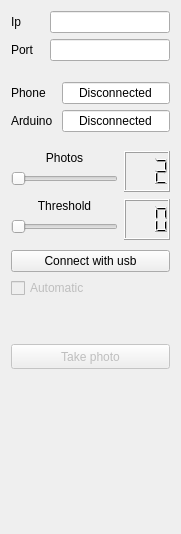
<?xml version="1.0" encoding="UTF-8"?>
<ui version="4.0">
 <class>ControlPanel</class>
 <widget class="QWidget" name="ControlPanel">
  <property name="geometry">
   <rect>
    <x>0</x>
    <y>0</y>
    <width>181</width>
    <height>534</height>
   </rect>
  </property>
  <property name="maximumSize">
   <size>
    <width>181</width>
    <height>16777215</height>
   </size>
  </property>
  <property name="windowTitle">
   <string>Form</string>
  </property>
  <layout class="QGridLayout" name="gridLayout">
   <item row="5" column="0">
    <spacer name="verticalSpacer_3">
     <property name="orientation">
      <enum>Qt::Vertical</enum>
     </property>
     <property name="sizeType">
      <enum>QSizePolicy::Preferred</enum>
     </property>
     <property name="sizeHint" stdset="0">
      <size>
       <width>20</width>
       <height>1</height>
      </size>
     </property>
    </spacer>
   </item>
   <item row="2" column="0">
    <layout class="QGridLayout" name="connectionsStatus">
     <item row="1" column="0">
      <widget class="QLabel" name="usbStatusLabel">
       <property name="text">
        <string>Arduino</string>
       </property>
      </widget>
     </item>
     <item row="1" column="1">
      <widget class="QLineEdit" name="arduinoStatusLabel">
       <property name="sizePolicy">
        <sizepolicy hsizetype="Preferred" vsizetype="Fixed">
         <horstretch>0</horstretch>
         <verstretch>0</verstretch>
        </sizepolicy>
       </property>
       <property name="text">
        <string>Disconnected</string>
       </property>
       <property name="alignment">
        <set>Qt::AlignCenter</set>
       </property>
       <property name="readOnly">
        <bool>true</bool>
       </property>
      </widget>
     </item>
     <item row="0" column="1">
      <widget class="QLineEdit" name="phoneStatusLabel">
       <property name="sizePolicy">
        <sizepolicy hsizetype="Preferred" vsizetype="Fixed">
         <horstretch>0</horstretch>
         <verstretch>0</verstretch>
        </sizepolicy>
       </property>
       <property name="minimumSize">
        <size>
         <width>100</width>
         <height>0</height>
        </size>
       </property>
       <property name="inputMask">
        <string/>
       </property>
       <property name="text">
        <string>Disconnected</string>
       </property>
       <property name="alignment">
        <set>Qt::AlignCenter</set>
       </property>
       <property name="readOnly">
        <bool>true</bool>
       </property>
      </widget>
     </item>
     <item row="0" column="0">
      <widget class="QLabel" name="wifiStatusLabel">
       <property name="text">
        <string>Phone</string>
       </property>
      </widget>
     </item>
    </layout>
   </item>
   <item row="9" column="0">
    <spacer name="verticalSpacer_5">
     <property name="orientation">
      <enum>Qt::Vertical</enum>
     </property>
     <property name="sizeType">
      <enum>QSizePolicy::Preferred</enum>
     </property>
     <property name="sizeHint" stdset="0">
      <size>
       <width>20</width>
       <height>40</height>
      </size>
     </property>
    </spacer>
   </item>
   <item row="10" column="0">
    <layout class="QGridLayout" name="startAndStop">
     <item row="0" column="0">
      <widget class="QPushButton" name="start_stop">
       <property name="enabled">
        <bool>false</bool>
       </property>
       <property name="sizePolicy">
        <sizepolicy hsizetype="Preferred" vsizetype="Fixed">
         <horstretch>0</horstretch>
         <verstretch>0</verstretch>
        </sizepolicy>
       </property>
       <property name="minimumSize">
        <size>
         <width>125</width>
         <height>25</height>
        </size>
       </property>
       <property name="maximumSize">
        <size>
         <width>161</width>
         <height>25</height>
        </size>
       </property>
       <property name="text">
        <string>Take photo</string>
       </property>
      </widget>
     </item>
    </layout>
   </item>
   <item row="1" column="0">
    <spacer name="verticalSpacer">
     <property name="orientation">
      <enum>Qt::Vertical</enum>
     </property>
     <property name="sizeType">
      <enum>QSizePolicy::Preferred</enum>
     </property>
     <property name="sizeHint" stdset="0">
      <size>
       <width>20</width>
       <height>15</height>
      </size>
     </property>
    </spacer>
   </item>
   <item row="6" column="0">
    <layout class="QGridLayout" name="thresholdLayout">
     <item row="0" column="0">
      <widget class="QLabel" name="thresholdLabel">
       <property name="sizePolicy">
        <sizepolicy hsizetype="Preferred" vsizetype="Fixed">
         <horstretch>0</horstretch>
         <verstretch>0</verstretch>
        </sizepolicy>
       </property>
       <property name="text">
        <string>Threshold</string>
       </property>
       <property name="alignment">
        <set>Qt::AlignCenter</set>
       </property>
      </widget>
     </item>
     <item row="0" column="2" rowspan="3">
      <widget class="QLCDNumber" name="thresholdLCD">
       <property name="sizePolicy">
        <sizepolicy hsizetype="Fixed" vsizetype="Preferred">
         <horstretch>0</horstretch>
         <verstretch>0</verstretch>
        </sizepolicy>
       </property>
       <property name="digitCount">
        <number>3</number>
       </property>
      </widget>
     </item>
     <item row="1" column="0">
      <widget class="QSlider" name="thresholdSlider">
       <property name="enabled">
        <bool>false</bool>
       </property>
       <property name="sizePolicy">
        <sizepolicy hsizetype="Preferred" vsizetype="Fixed">
         <horstretch>0</horstretch>
         <verstretch>0</verstretch>
        </sizepolicy>
       </property>
       <property name="maximum">
        <number>255</number>
       </property>
       <property name="orientation">
        <enum>Qt::Horizontal</enum>
       </property>
      </widget>
     </item>
    </layout>
   </item>
   <item row="7" column="0">
    <spacer name="verticalSpacer_4">
     <property name="orientation">
      <enum>Qt::Vertical</enum>
     </property>
     <property name="sizeType">
      <enum>QSizePolicy::Preferred</enum>
     </property>
     <property name="sizeHint" stdset="0">
      <size>
       <width>20</width>
       <height>4</height>
      </size>
     </property>
    </spacer>
   </item>
   <item row="8" column="0">
    <layout class="QGridLayout" name="other">
     <item row="1" column="0">
      <widget class="QCheckBox" name="automaticMode">
       <property name="enabled">
        <bool>false</bool>
       </property>
       <property name="sizePolicy">
        <sizepolicy hsizetype="Preferred" vsizetype="Fixed">
         <horstretch>0</horstretch>
         <verstretch>0</verstretch>
        </sizepolicy>
       </property>
       <property name="layoutDirection">
        <enum>Qt::LeftToRight</enum>
       </property>
       <property name="text">
        <string>Automatic</string>
       </property>
      </widget>
     </item>
     <item row="0" column="0">
      <widget class="QPushButton" name="connectWithUsb">
       <property name="sizePolicy">
        <sizepolicy hsizetype="Preferred" vsizetype="Fixed">
         <horstretch>0</horstretch>
         <verstretch>0</verstretch>
        </sizepolicy>
       </property>
       <property name="text">
        <string>Connect with usb</string>
       </property>
      </widget>
     </item>
    </layout>
   </item>
   <item row="0" column="0">
    <layout class="QGridLayout" name="wifiAddress">
     <property name="sizeConstraint">
      <enum>QLayout::SetFixedSize</enum>
     </property>
     <item row="1" column="0">
      <widget class="QLabel" name="portLabel">
       <property name="text">
        <string>Port</string>
       </property>
      </widget>
     </item>
     <item row="0" column="0">
      <widget class="QLabel" name="ipLabel">
       <property name="text">
        <string>Ip</string>
       </property>
      </widget>
     </item>
     <item row="1" column="1">
      <widget class="QLineEdit" name="portNumber">
       <property name="sizePolicy">
        <sizepolicy hsizetype="Preferred" vsizetype="Fixed">
         <horstretch>0</horstretch>
         <verstretch>0</verstretch>
        </sizepolicy>
       </property>
       <property name="minimumSize">
        <size>
         <width>120</width>
         <height>0</height>
        </size>
       </property>
       <property name="alignment">
        <set>Qt::AlignCenter</set>
       </property>
       <property name="readOnly">
        <bool>true</bool>
       </property>
      </widget>
     </item>
     <item row="0" column="1">
      <widget class="QLineEdit" name="ipAddress">
       <property name="enabled">
        <bool>true</bool>
       </property>
       <property name="sizePolicy">
        <sizepolicy hsizetype="Preferred" vsizetype="Fixed">
         <horstretch>0</horstretch>
         <verstretch>0</verstretch>
        </sizepolicy>
       </property>
       <property name="minimumSize">
        <size>
         <width>120</width>
         <height>0</height>
        </size>
       </property>
       <property name="layoutDirection">
        <enum>Qt::LeftToRight</enum>
       </property>
       <property name="alignment">
        <set>Qt::AlignCenter</set>
       </property>
       <property name="readOnly">
        <bool>true</bool>
       </property>
      </widget>
     </item>
    </layout>
   </item>
   <item row="3" column="0">
    <spacer name="verticalSpacer_2">
     <property name="orientation">
      <enum>Qt::Vertical</enum>
     </property>
     <property name="sizeType">
      <enum>QSizePolicy::Preferred</enum>
     </property>
     <property name="sizeHint" stdset="0">
      <size>
       <width>20</width>
       <height>13</height>
      </size>
     </property>
    </spacer>
   </item>
   <item row="4" column="0">
    <layout class="QGridLayout" name="photos">
     <item row="0" column="0">
      <widget class="QLabel" name="photosLabel">
       <property name="sizePolicy">
        <sizepolicy hsizetype="Preferred" vsizetype="Fixed">
         <horstretch>0</horstretch>
         <verstretch>0</verstretch>
        </sizepolicy>
       </property>
       <property name="text">
        <string>Photos</string>
       </property>
       <property name="alignment">
        <set>Qt::AlignCenter</set>
       </property>
      </widget>
     </item>
     <item row="0" column="2" rowspan="3">
      <widget class="QLCDNumber" name="photosLCD">
       <property name="sizePolicy">
        <sizepolicy hsizetype="Fixed" vsizetype="Preferred">
         <horstretch>0</horstretch>
         <verstretch>0</verstretch>
        </sizepolicy>
       </property>
       <property name="digitCount">
        <number>3</number>
       </property>
       <property name="value" stdset="0">
        <double>2.000000000000000</double>
       </property>
      </widget>
     </item>
     <item row="1" column="0">
      <widget class="QSlider" name="photosSlider">
       <property name="enabled">
        <bool>false</bool>
       </property>
       <property name="sizePolicy">
        <sizepolicy hsizetype="Preferred" vsizetype="Fixed">
         <horstretch>0</horstretch>
         <verstretch>0</verstretch>
        </sizepolicy>
       </property>
       <property name="minimum">
        <number>0</number>
       </property>
       <property name="maximum">
        <number>8</number>
       </property>
       <property name="value">
        <number>0</number>
       </property>
       <property name="orientation">
        <enum>Qt::Horizontal</enum>
       </property>
      </widget>
     </item>
    </layout>
   </item>
   <item row="11" column="0">
    <spacer name="verticalSpacer_6">
     <property name="orientation">
      <enum>Qt::Vertical</enum>
     </property>
     <property name="sizeHint" stdset="0">
      <size>
       <width>20</width>
       <height>40</height>
      </size>
     </property>
    </spacer>
   </item>
  </layout>
 </widget>
 <resources/>
 <connections/>
</ui>
